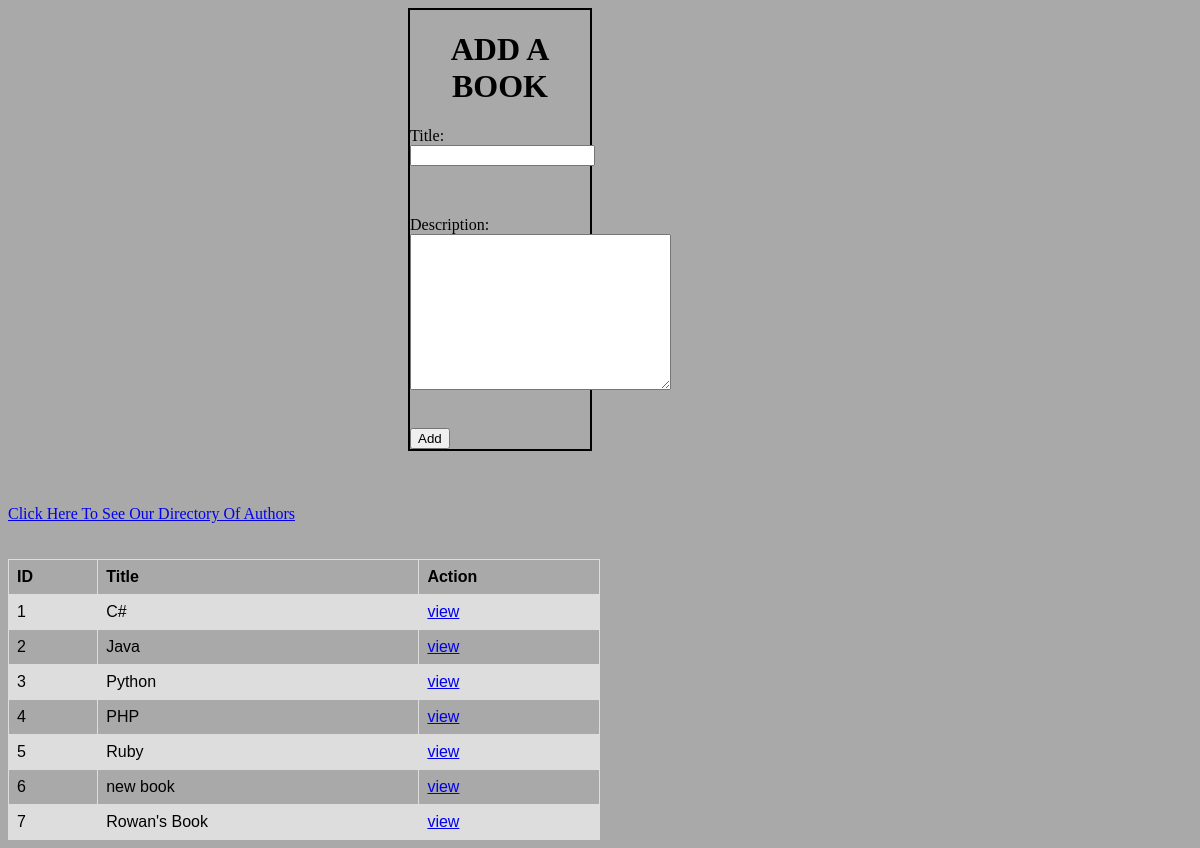
The page / on the database its author committed.
### book_authors_app/models.py (models this page shows)
class Book(models.Model):
    title=models.CharField(max_length=45)
    description=models.TextField()
    author=models.ManyToManyField(Author, related_name="books")
    created_at=models.DateTimeField(auto_now_add=True)
    updated_at=models.DateTimeField(auto_now=True)

### book_authors_app/views.py (the view)
# urls.py: path('', views.index),
def index(request):
    context={
        "allbooks":Book.objects.all()
    }
    return render(request, "index.html", context)

### book_authors_app/templates/index.html (shortened to what this page needs)
<!DOCTYPE html>
<html lang="en">
<head>
</head>
<body>
    <form action="/addabook" method="post">
        <h1>ADD A BOOK</h1>
        <p>Title: <input type="text" name="title" id=""></p><br>
        <p>Description: <textarea name="description" id="" cols="30" rows="10"></textarea></p><br>
        <input type="submit" value="Add">
    </form><br><br><br>
    <a href="/authors">Click Here To See Our Directory Of Authors</a><br><br><br>
    <table>
        <tr>
          <th>ID</th>
          <th>Title</th>
          <th>Action</th>
        </tr>
        {% for x in allbooks %}
        <tr>
            <td>
                {{x.id}}
            </td>
            <td>
                {{x.title}}
            </td>
            <td>
                <a href="books/{{x.id}}">view</a>
            </td>
        </tr>
        {% endfor %}
    </table>
</body>
</html>

### book_authors_app/templates/index.html (style rules this page uses)
body { background-color: darkgray; }
form { margin-left: 400px; border: 2px solid black; margin-right: 600px; }
form h1 { text-align: center; }
table { font-family: arial, sans-serif; border-collapse: collapse; width: 50%; }
td, th { border: 1px solid #dddddd; text-align: left; padding: 8px; }
tr:nth-child(even) { background-color: #dddddd; }

### rows shown on the page
Book: id "1", title "C#"
Book: id "2", title "Java"
Book: id "3", title "Python"
Book: id "4", title "PHP"
Book: id "5", title "Ruby"
Book: id "6", title "new book"
Book: id "7", title "Rowan's Book"
